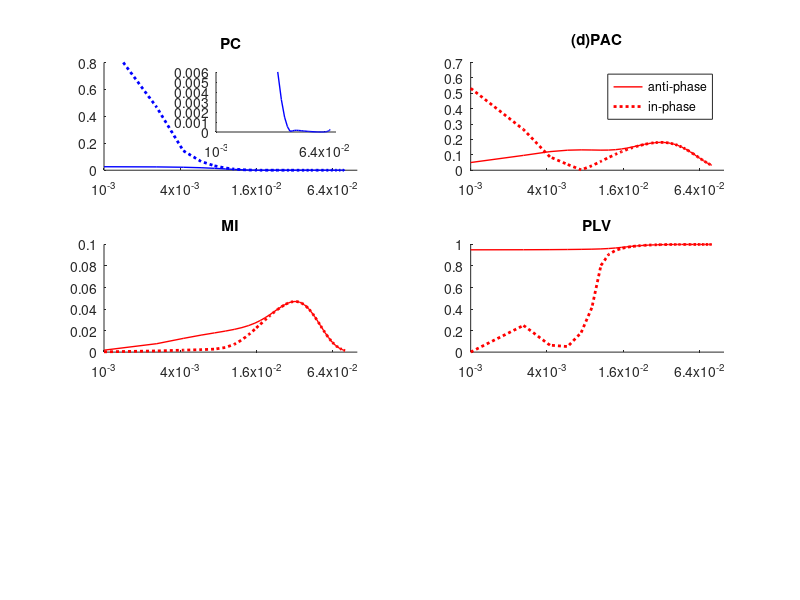

This figure's MATLAB source:
%% dPAC: A method for debiasing phase-amplitude cross-frequency coupling
% Joram van Driel, Roy Cox & Mike X Cohen
% 2014/2015
% --
% This code accompanies the paper titled "Phase clustering bias in
% phase-amplitude cross-frequency coupling and its removal". Below, 
% simulations are run that show how non-sinusoidal properties can produce
% phase clustering bias in different coupling measures.
% In addition, band-pass filtering is used to approximate regular time
% series analysis approaches to real data.
% Using the code without following the paper may lead to confusion, 
% incorrect data analyses, and misinterpretations of results. 
% The authors assume no responsibility for inappropriate or incorrect use 
% of this code. 


clear all

cd('Z:\PhD\dPAC'); % -- change directory if you want to save output and/or plots

%% parameters

srate = 1000;                  % -- sampling rate
t = 1/srate:1/srate:12;        % -- time points: 10000 1ms steps; 12 seconds (10 seconds plus padded 1000 ms on each side for edge artifacts)
ntimepoints = length(t)-2000;  % -- get number of timepoints minus padded buffer zones
centTimes = 0:0.2:12;          % -- center times for 'oscillatory' peaks; corresponds to 5 Hz
fpow = 30;                     % -- frequency for power: gamma
nbins = 18;                    % -- number of bins used for Tort's MI

gausWidth = linspace(0.001,0.08,50); % -- gaussian width of the 'oscillatory' peaks

[pac, dpac, mi, pc, plv] = deal(zeros(2,50)); % -- initialize output matrices


%%
q=0;

for in_anti = 1:2 % -- simulate two scenarios: phase clustering bias as in vs. anti phase with coupling angle
    for g = 1:50 % -- loop over 50 widths of the gaussian 'cycles'
        
        gW = gausWidth(g); % -- set the width of the gaussian
        
        % -- create time series
        % -- this codes concatenates a series of gaussians that are
        % -- then detrended
        cmd = 'ts = detrend(';
        for i=1:length(centTimes)
            cmd = [cmd 'exp(-((t-' num2str(centTimes(i)) ').^2)/(2*' num2str(gW) '^2)) + '];
        end
        cmd = [cmd '0);'];
        eval(cmd)
        
        % -- gamma is a complex sine wave that is phase-modulated by the
        % -- above time series
        gamma = ((ts+0.5)  .* exp( 1i * 2 * pi * fpow * t ));
        
        if in_anti==2
            ts = ts([101:end 1:100]); % -- shift the time series with pi (100 ms)
        end
        
        thetagamma = real(gamma) + ts;
        
        %% basic filter settings
        
        % -- band-pass filter
        thetaband           = [3 7];
        gammaband           = [25 35];
        
        theta_filt_order    = round(3*(srate/thetaband(1)));
        theta_filterweights = fir1(theta_filt_order,[mean(thetaband)-(thetaband(2)-thetaband(1)) mean(thetaband)+(thetaband(2)-thetaband(1))]/(srate/2));
        
        gamma_filt_order    = round(3*(srate/gammaband(1)));
        gamma_filterweights = fir1(gamma_filt_order,[mean(gammaband)-(gammaband(2)-gammaband(1)) mean(gammaband)+(gammaband(2)-gammaband(1))]/(srate/2));
        
        thetafilt = filtfilt(theta_filterweights,1,thetagamma); thetafilt = thetafilt(1001:end-1000);
        gammafilt = filtfilt(gamma_filterweights,1,thetagamma); gammafilt = gammafilt(1001:end-1000);

        %% PAC, dPAC, MI, PLV (note: dPAC not shown in the paper)
        
        % -- extract phase and power
        thetaphase = angle(hilbert(thetafilt));
        gammapow = abs(hilbert(gammafilt));
        
        % -- equations to calculate PAC, dPAC and PC (phase clustering vector length)
        pac(in_anti,g)  = abs(mean(exp(1i*thetaphase) .* gammapow));
        debias_term = mean(exp(1i*thetaphase)); % -- this is the phase clustering bias
        dpac(in_anti,g) = abs(mean( (exp(1i*thetaphase) - debias_term) .* gammapow)); % -- which is subtracted here
        pc(in_anti,g) = abs(mean(exp(1i*thetaphase)));
        
        % -- Tort's Modulation Index
        
        thetaphase_bin = ceil( tiedrank( thetaphase ) / (ntimepoints / nbins) ); % -- bin the theta phase angles into nbins
        gammapow_bin = zeros(1,nbins);
        for k=1:nbins
            gammapow_bin(k) = squeeze(mean(gammapow(thetaphase_bin==k))); % -- compute mean gamma power in each bin
        end
        gammapow_bin = gammapow_bin ./ sum(gammapow_bin); % -- normalize
        
        mi(in_anti,g) = (log(nbins) + sum(gammapow_bin.*log(gammapow_bin)) ) ./ log(nbins); % -- compute MI
        
        % -- Phase-locking value (Cohen, 2008; Colgin et al 2009)        

        plv(in_anti,g) = abs(mean(exp(1i*(thetaphase- angle(hilbert(detrend(gammapow)))))));
        
                
    end
end


%% plot of different CFC measures

figure('position',[400 100 400 600])

subplot(321)
plot(gausWidth,pc(1,:),'b','linewidth',1); hold on
plot(gausWidth,pc(2,:),':b','linewidth',2);
set(gca,'xscale','log','xtick',[0.001 0.004 0.016 0.064],'ylim',[0 0.8]) %
title('PC')
box off

% -- small inlay plot to zoom in on small bump of PC increase for PC being
% -- anti-phase with CFC angle (not visible because of strong PC increase
% -- for low-g and PC-CFC in-phase
ax1 = gca;
ax1_pos = get(ax1,'position');
ax2 = axes('Position',[0.27 0.78 0.15 0.1],...
    'XAxisLocation','bottom',...
    'YAxisLocation','left',...
    'Color','none');
plot(gausWidth,pc(1,:),'parent',ax2,'color','b','linewidth',1); hold on
set(gca,'xscale','log','xtick',[0.001 0.064],'ylim',[0 0.006])
box off

subplot(322)
plot(gausWidth,pac(1,:),'r','linewidth',1); hold on
plot(gausWidth,pac(2,:),':r','linewidth',2); 
set(gca,'xscale','log','xtick',[0.001 0.004 0.016 0.064])
title('(d)PAC')
box off
legend('anti-phase','in-phase')

subplot(323)
plot(gausWidth,mi(1,:),'r','linewidth',1); hold on
plot(gausWidth,mi(2,:),':r','linewidth',2);
set(gca,'xscale','log','xtick',[0.001 0.004 0.016 0.064],'ylim',[0 0.1])
title('MI')
box off

subplot(324)
plot(gausWidth,plv(1,:),'r','linewidth',1); hold on
plot(gausWidth,plv(2,:),':r','linewidth',2);
set(gca,'xscale','log','xtick',[0.001 0.004 0.016 0.064])
title('PLV')
box off

